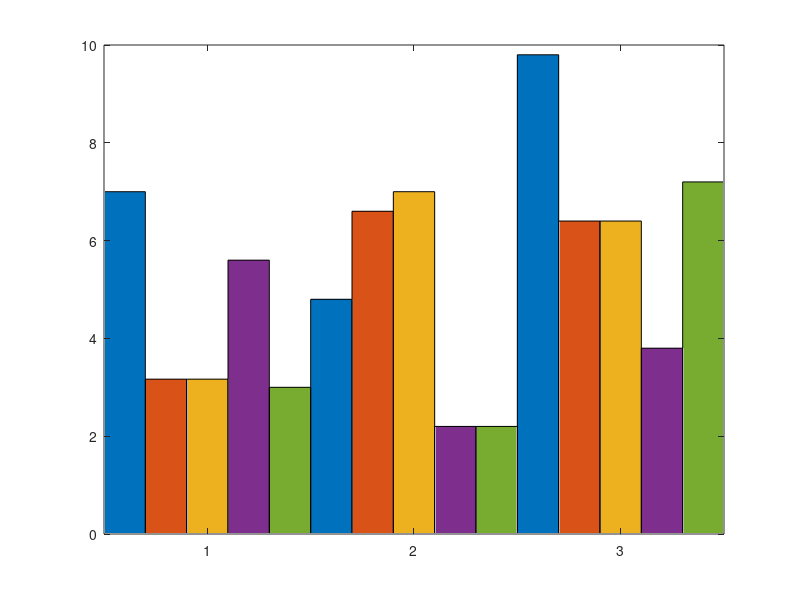

The MATLAB source for this figure: (Note: this script raises an error after producing the figure.)
%% MB-P Informal Tests

map = [1 2 3];

map_one_basic = [7 7 6 8 7];
mob_switch = [2 2 3 2 1];
map_two_basic = [6 5 6 4 3];
mtb_switch = [3 2 3 9 2];
map_three_basic = [10 10 10 9 10];
mthb_switch = [9 9 9 9 9];

av_1 = mean(map_one_basic);
av_1_s = mean(mob_switch);
av_2 = mean(map_two_basic);
av_2_s = mean(mtb_switch);
av_3 = mean(map_three_basic);
av_3_s = mean(mthb_switch);

sd_1 = std(map_one_basic);
sd_1_s = std(mob_switch);
sd_2 = std(map_two_basic);
sd_2_s = std(mtb_switch);
sd_3 = std(map_three_basic);
sd_3_s = std(mthb_switch);


standard_performance_average = [av_1 av_2 av_3];
standard_switch_average = [av_1_s av_2_s av_3_s];

standard_perf_sd = [sd_1 sd_2 sd_3];
standard_switch_sd = [sd_1_s sd_2_s sd_3_s];

% % Test Versions

ver_1_score_map_1 = [4 2 3 4 2 4]; av_1_sc_1 = mean(ver_1_score_map_1); sd_1_sc_1 = std(ver_1_score_map_1);
ver_1_switch_map_1 = [5 9 1 1 8 4]; av_1_sw_1 = mean(ver_1_switch_map_1); sd_1_sw_1 = std(ver_1_switch_map_1);

ver_2_score_map_1 = [3 3 4 2 4 3]; av_2_sc_1 = mean(ver_2_score_map_1); sd_2_sc_1 = std(ver_2_score_map_1);
ver_2_switch_map_1 = [12 1 1 9 1 2]; av_2_sw_1 = mean(ver_2_switch_map_1); sd_2_sw_1 = std(ver_2_switch_map_1);

ver_3_score_map_1 = [7 7 8 2 4]; av_3_sc_1 = mean(ver_3_score_map_1); sd_3_sc_1 = std(ver_3_score_map_1); % test 14 with new build, without end switching
ver_3_switch_map_1 = [3 2 2 9 8]; av_3_sw_1 = mean(ver_3_switch_map_1); sd_3_sw_1 = std(ver_3_switch_map_1);

ver_4_score_map_1 = [2 2 6 2 3]; av_4_sc_1 = mean(ver_4_score_map_1); sd_4_sc_1 = std(ver_4_score_map_1);
ver_4_switch_map_1 = [10 10 9 14 13]; av_4_sw_1 = mean(ver_4_switch_map_1); sd_4_sw_1 = std(ver_4_switch_map_1);

 % 

ver_1_score_map_2 = [9 5 7 7 5];  av_1_sc_2 = mean(ver_1_score_map_2); sd_1_sc_2 = std(ver_1_score_map_2); % these need redoing or rewriting,  2 from end and 2 from original
ver_1_switch_map_2 = [12 19 16 6 15]; av_1_sw_2 = mean(ver_1_switch_map_2); sd_1_sw_2 = std(ver_1_switch_map_2);

ver_2_score_map_2 = [7 7 7 6 8]; av_2_sc_2 = mean(ver_2_score_map_2); sd_2_sc_2 = std(ver_2_score_map_2);
ver_2_switch_map_2 = [6 9 15 9 8 10]; av_2_sw_2 = mean(ver_2_switch_map_2); sd_2_sw_2 = std(ver_2_switch_map_2);

ver_3_score_map_2 = [2 2 2 3 2]; av_3_sc_2 = mean(ver_3_score_map_2); sd_3_sc_2 = std(ver_3_score_map_2);
ver_3_switch_map_2 = [1 1 1 1 1]; av_3_sw_2 = mean(ver_3_switch_map_2); sd_3_sw_2 = std(ver_3_switch_map_2);

ver_4_score_map_2 = [3 3 2 2 1]; av_4_sc_2 = mean(ver_4_score_map_2); sd_4_sc_2 = std(ver_4_score_map_2);
ver_4_switch_map_2 = [4 4 1 2 2]; av_4_sw_2 = mean(ver_4_switch_map_2); sd_4_sw_2 = std(ver_4_switch_map_2);

%

ver_1_score_map_3 = [3 9 7 7 6];  av_1_sc_3 = mean(ver_1_score_map_3); sd_1_sc_3 = std(ver_1_score_map_3);
ver_1_switch_map_3 = [56 9 9 9 9]; av_1_sw_3 = mean(ver_1_switch_map_3); sd_1_sw_3 = std(ver_1_switch_map_3);

ver_2_score_map_3 = [3 4 4 9 6]; av_2_sc_3 = mean(ver_1_score_map_3); sd_2_sc_3 = std(ver_2_score_map_3);
ver_2_switch_map_3 = [51 48 57 9 9]; av_2_sw_3 = mean(ver_2_switch_map_3); sd_2_sw_3 = std(ver_2_switch_map_3);

ver_3_score_map_3 = [2 7 3 4 3]; av_3_sc_3 = mean(ver_3_score_map_3); sd_3_sc_3 = std(ver_3_score_map_3);
ver_3_switch_map_3 = [30 9 22 23 26]; av_3_sw_3 = mean(ver_3_switch_map_3); sd_3_sw_3 = std(ver_3_switch_map_3);

ver_4_score_map_3 = [7 6 10 7 6]; av_4_sc_3 = mean(ver_4_score_map_3); sd_4_sc_3 = std(ver_4_score_map_3);
ver_4_switch_map_3 = [9 9 9 9 9]; av_4_sw_3 = mean(ver_4_switch_map_3); sd_4_sw_3 = std(ver_4_switch_map_3);

% Test Data Collected

ver_1_score = [av_1_sc_1 av_1_sc_2 av_1_sc_3];
ver_1_switch = [av_1_sw_1 av_1_sw_2 av_1_sw_3];

ver_1_sd_score = [sd_1_sc_1 sd_1_sc_2 sd_1_sc_3];
ver_1_sd_switch = [sd_1_sw_1 sd_1_sw_2 sd_1_sw_3];

ver_2_score = [av_2_sc_1 av_2_sc_2 av_2_sc_3];
ver_2_switch = [av_2_sw_1 av_2_sw_2 av_2_sw_3];

ver_2_sd_score = [sd_2_sc_1 sd_2_sc_2 sd_2_sc_3];
ver_2_sd_switch = [sd_2_sw_1 sd_2_sw_2 sd_2_sw_3];

ver_3_score = [av_3_sc_1 av_3_sc_2 av_3_sc_3];
ver_3_switch = [av_3_sw_1 av_3_sw_2 av_3_sw_3];

ver_3_sd_score = [sd_3_sc_1 sd_3_sc_2 sd_3_sc_3];
ver_3_sd_switch = [sd_3_sw_1 sd_3_sw_2 sd_3_sw_3];

ver_4_score = [av_4_sc_1 av_4_sc_2 av_4_sc_3];
ver_4_switch = [av_4_sw_1 av_4_sw_2 av_4_sw_3];

ver_4_sd_score = [sd_4_sc_1 sd_4_sc_2 sd_4_sc_3];
ver_4_sd_switch = [sd_4_sw_1 sd_4_sw_2 sd_4_sw_3];

% % Plots
% 
x = map;
% figure;
% subplot(1,2,1);
% plot(x, standard_performance_average)
% hold on
% plot(x, ver_1_score)
% plot(x, ver_2_score)
% plot(x, ver_3_score)
% plot(x, ver_4_score)
% 
% subplot(1,2,2);
% plot(x, standard_switch_average)
% hold on
% plot(x, ver_1_switch)
% plot(x, ver_2_switch)
% plot(x, ver_3_switch)
% plot(x, ver_4_switch)

%

map_one = [standard_performance_average(1) ver_1_score(1) ver_2_score(1) ver_3_score(1) ver_4_score(1)];
map_two = [standard_performance_average(2) ver_1_score(2) ver_2_score(2) ver_3_score(2) ver_4_score(2)];
map_three = [standard_performance_average(3) ver_1_score(3) ver_2_score(3) ver_3_score(3) ver_4_score(3)];

map_one_switch = [standard_switch_average(1) ver_1_switch(1) ver_2_switch(1) ver_3_switch(1) ver_4_switch(1)];
map_two_switch = [standard_switch_average(2) ver_1_switch(2) ver_2_switch(2) ver_3_switch(2) ver_4_switch(2)];
map_three_switch = [standard_switch_average(3) ver_1_switch(3) ver_2_switch(3) ver_3_switch(3) ver_4_switch(3)];

map_one_sd = [standard_perf_sd(1) ver_1_sd_score(1) ver_2_sd_score(1) ver_3_sd_score(1) ver_4_sd_score(1)];
map_two_sd = [standard_perf_sd(2) ver_1_sd_score(2) ver_2_sd_score(2) ver_3_sd_score(2) ver_4_sd_score(2)];
map_three_sd = [standard_perf_sd(3) ver_1_sd_score(3) ver_2_sd_score(3) ver_3_sd_score(3) ver_4_sd_score(3)];

% map_one_sd_switch = [standard_switch_sd(1) ver_1_sd_switch(1) ver_2_sd_switch(1) ver_3_sd_switch(1) ver_4_sd_switch (1)];
% map_two_sd_switch = [standard_switch_sd(2) ver_1_sd_switch(2) ver_2_sd_switch(2) ver_3_sd_switch(2) ver_4_sd_switch (2)];
% map_three_sd_switch = [standard_switch_sd(3) ver_1_sd_switch(3) ver_2_sd_switch(3) ver_3_sd_switch(3) ver_4_sd_switch (3)];

map_one_sd_switch = [0.7071 3.3862 4.8854 3.4205 2.1679];
map_two_sd_switch = [1.3038 4.9295 3.0166 0 1.3416];
map_three_sd_switch = [0.4472 21.0190 23.7739 7.9057 0];

% figure;
% % subplot(1,2,1);
% % Y = [standard_performance_average
% %      ver_1_score
% %      ver_2_score
% %      ver_3_score
% %      ver_4_score];
% Y = [map_one
%      map_two
%      map_three];
% bar(Y)
% legend('Non-Stressed Switcher', 'Stressed Switcher V.1', 'Stressed Switcher V.2', 'Stressed Switcher V.3', 'Stressed Switcher V.4')
% hold on
% errorbar(map_one, map_one_sd)
% errorbar(map_two, map_two_sd)
% errorbar(map_three, map_three_sd)
% hold off
% grid
% 
% % subplot(1,2,2);
% figure;
% Y = [map_one_switch
%      map_two_switch
%      map_three_switch];
% bar(Y)
% legend('Non-Stressed Switcher', 'Stressed Switcher V.1', 'Stressed Switcher V.2', 'Stressed Switcher V.3', 'Stressed Switcher V.4')
% hold on
% errorbar(map_one_switch, map_one_sd_switch)
% errorbar(map_two_switch, map_two_sd_switch)
% errorbar(map_three_switch, map_three_sd_switch)
% hold off
% grid

% Trying to get the error bars on the bars...
% ------------------------ Score Data ----------------------------

% Data to be plotted as a bar graph
model_series = [map_one; map_two; map_three];

%Data to be plotted as the error bars
model_error = [map_one_sd; map_two_sd; map_three_sd];

% Creating axes and the bar graph
ax = axes;
h = bar(model_series,'BarWidth',1);

% Set color for each bar face
% h(1).FaceColor = 'blue';
% h(2).FaceColor = 'yellow';

% Properties of the bar graph as required
ax.YGrid = 'on';
ax.GridLineStyle = '-';
xticks(ax,[1 2 3]);

% Naming each of the bar groups
xticklabels(ax,{ 'Test-14', 'Test-7', 'Test-9'});

% X and Y labels
xlabel ('Map Number');
ylabel ('Average Score (/10)');

% Creating a legend and placing it outside the bar plot
lg = legend('Non-Stressed Switcher','Stressed Switcher V.1','Stressed Switcher V.2','Stressed Switcher V.3','Stressed Switcher V.4','AutoUpdate','off');
lg.Location = 'EastOutside';
lg.Orientation = 'Vertical'; 
hold on;

% Finding the number of groups and the number of bars in each group
ngroups = size(model_series, 1);
nbars = size(model_series, 2);

% Calculating the width for each bar group
groupwidth = min(0.8, nbars/(nbars + 1.5));

% Set the position of each error bar in the centre of the main bar
% Based on barweb.m by Bolu Ajiboye from MATLAB File Exchange
for i = 1:nbars
    % Calculate center of each bar
    x = (1:ngroups) - groupwidth/2 + (2*i-1) * groupwidth / (2*nbars);
    errorbar(x, model_series(:,i), model_error(:,i), 'k', 'linestyle', 'none');
end

% ------------------------ Switch Data ----------------------------
figure;
% Data to be plotted as a bar graph
model_series = [map_one_switch; map_two_switch; map_three_switch];

%Data to be plotted as the error bars
model_error = [map_one_sd_switch; map_two_sd_switch; map_three_sd_switch];

% Creating axes and the bar graph
ax = axes;
h = bar(model_series,'BarWidth',1);

% Set color for each bar face
% h(1).FaceColor = 'blue';
% h(2).FaceColor = 'yellow';

% Properties of the bar graph as required
ax.YGrid = 'on';
ax.GridLineStyle = '-';
xticks(ax,[1 2 3]);

% Naming each of the bar groups
xticklabels(ax,{ 'Test-14', 'Test-7', 'Test-9'});

% X and Y labels
xlabel ('Map Number');
ylabel ('Average Number of Times Strategies Switched (n)');

% Creating a legend and placing it outside the bar plot
lg = legend('Non-Stressed Switcher','Stressed Switcher V.1','Stressed Switcher V.2','Stressed Switcher V.3','Stressed Switcher V.4','AutoUpdate','off');
lg.Location = 'EastOutside';
lg.Orientation = 'Vertical';
hold on;

% Finding the number of groups and the number of bars in each group
ngroups = size(model_series, 1);
nbars = size(model_series, 2);

% Calculating the width for each bar group
groupwidth = min(0.8, nbars/(nbars + 1.5));

% Set the position of each error bar in the centre of the main bar
% Based on barweb.m by Bolu Ajiboye from MATLAB File Exchange
for i = 1:nbars
    % Calculate center of each bar
    x = (1:ngroups) - groupwidth/2 + (2*i-1) * groupwidth / (2*nbars);
    errorbar(x, model_series(:,i), model_error(:,i), 'k', 'linestyle', 'none');
end